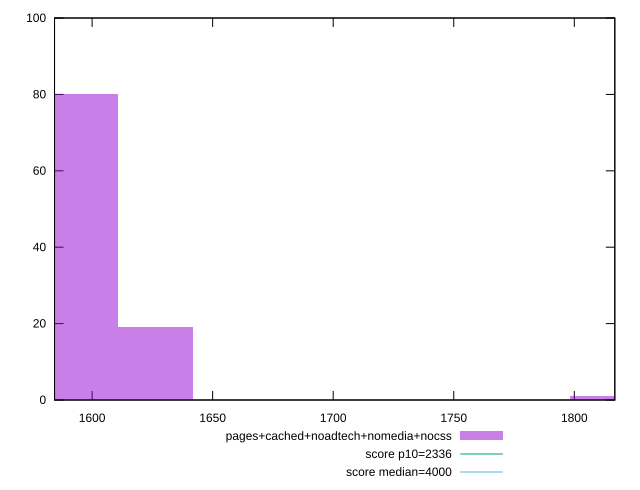

Recreate this plot in gnuplot.
reset

$pagesCachedNoadtechNomediaNocss <<EOF
1813.8781342162924 1
1594.9618076729466 80
1626.2355686077103 19
EOF

set key outside below
set boxwidth 31.27376093476366
set xrange [1584.4194:1816.8045000000002]
set yrange [0:100]
set trange [0:100]
set style fill transparent solid 0.5 noborder

set parametric
set terminal svg size 640, 490 enhanced background rgb 'white'
set output "report_00018_2021-02-10T15-25-16.877Z/first-contentful-paint/comparison/histogram/4_vs_5.svg"

plot $pagesCachedNoadtechNomediaNocss title "pages+cached+noadtech+nomedia+nocss" with boxes, \
     2336,t title "score p10=2336", \
     4000,t title "score median=4000"

reset
